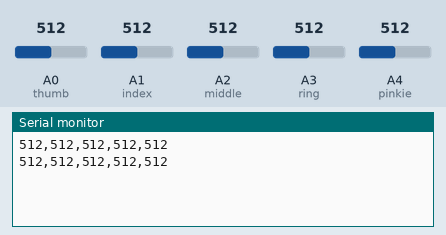
This sketch was run on a simulated Arduino Nano, built with avr-gcc and run on an emulated ATmega328P. Parts: the last lines printed to the serial monitor. The inputs (shaded band) are chosen by the test bench; at power-on: A0 (thumb) = 512, A1 (index) = 512, A2 (middle) = 512, A3 (ring) = 512, A4 (pinkie) = 512.

Above: at 1.8 s.
1.9 s: A0 (thumb) set to 716
At 2.8 s:
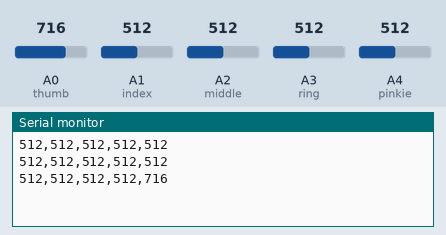
3.4 s: A1 (index) set to 716
At 4.7 s:
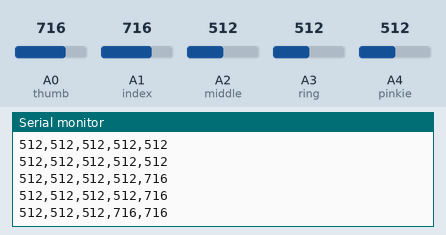
4.9 s: A2 (middle) set to 716
At 5.8 s:
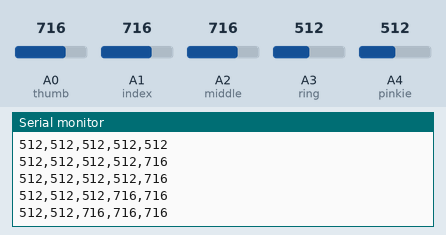
6.4 s: A3 (ring) set to 716
At 7.5 s:
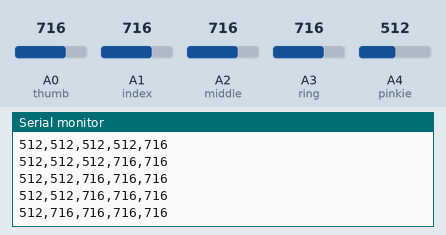
7.9 s: A4 (pinkie) set to 716
At 8.3 s:
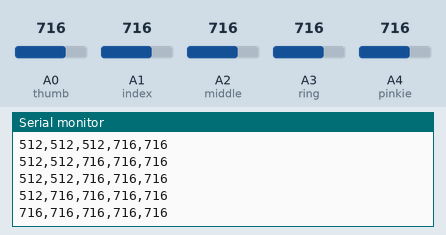
9.4 s: A0 (thumb) set to 992
At 10.8 s:
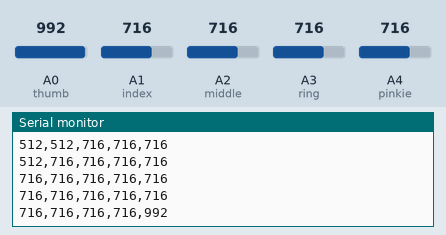
Timing chart, 0 to 11.9 s (numbered marks = the images above; inputs shaded):
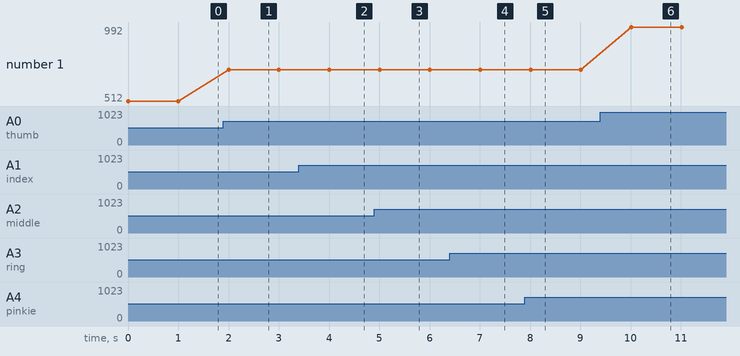

The sketch:

nano.ino
```cpp
// By Jian Wen

#define thumb A0
#define index A1
#define middle A2
#define ring A3
#define pinkie A4

void setup() {
  Serial.begin(9600);
}

void loop() {
  Serial.print(analogRead(pinkie));
  Serial.print(",");
  Serial.print(analogRead(ring));
  Serial.print(",");
  Serial.print(analogRead(middle));
  Serial.print(",");
  Serial.print(analogRead(index));
  Serial.print(",");
  Serial.print(analogRead(thumb));
  Serial.print("\n");
  delay(1000);
}
```

Measured:
- after the input at 1.9 s, the serial monitor: prints a new line after 0.10 s (image 1)
- after the input at 3.4 s, the serial monitor: prints a new line after 0.61 s (image 2)
- after the input at 4.9 s, the serial monitor: prints a new line after 0.11 s (image 3)
- after the input at 6.4 s, the serial monitor: prints a new line after 0.61 s (image 4)
- after the input at 7.9 s, the serial monitor: prints a new line after 0.11 s (image 5)
- after the input at 9.4 s, the serial monitor: prints a new line after 0.61 s (image 6)
- plotted number 1: 512 → 716 after the input at 1.9 s, 716 → 992 after the input at 9.4 s
